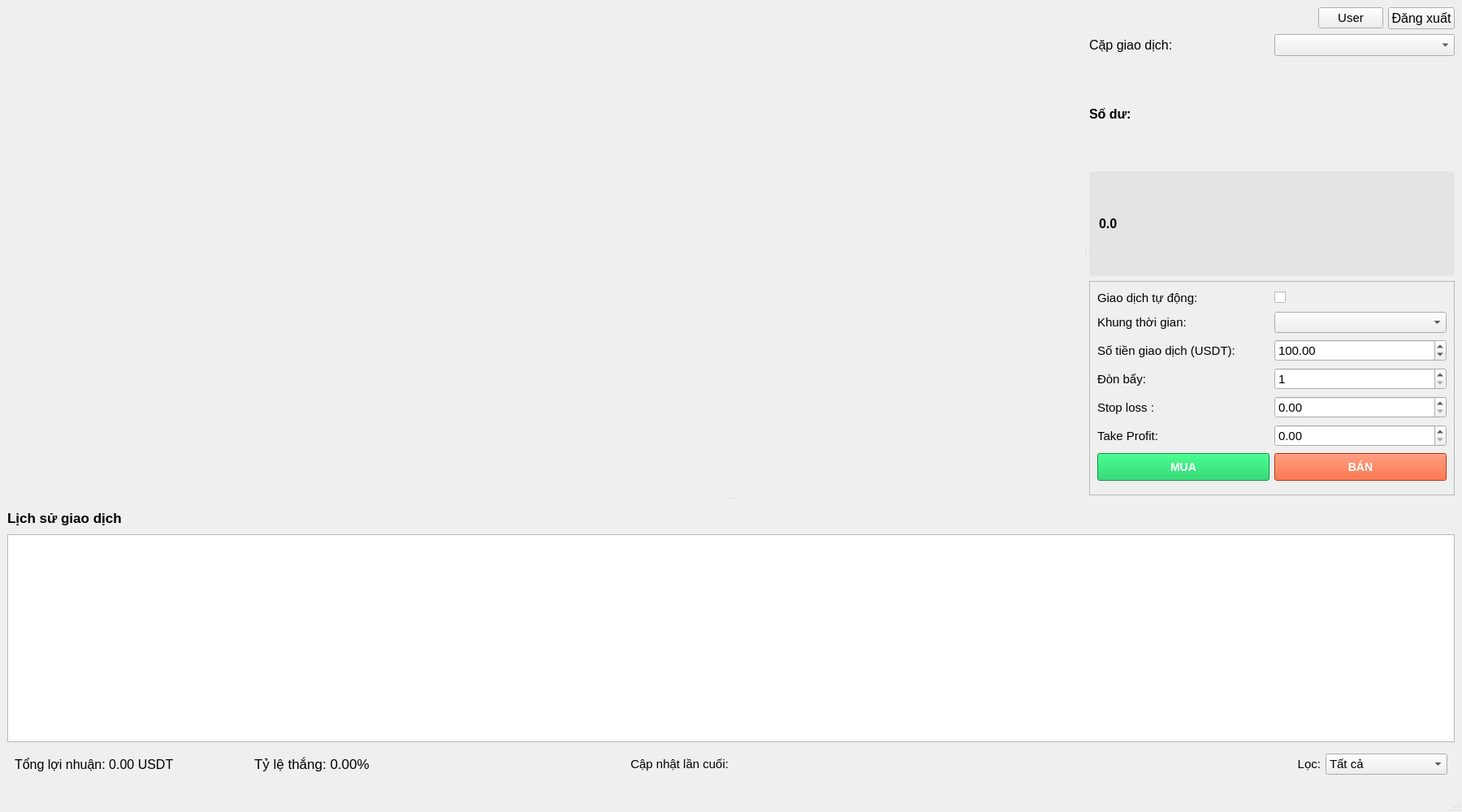
<?xml version="1.0" encoding="UTF-8"?>
<ui version="4.0">
 <class>MainWindow</class>
 <widget class="QMainWindow" name="MainWindow">
  <property name="geometry">
   <rect>
    <x>0</x>
    <y>0</y>
    <width>1800</width>
    <height>1000</height>
   </rect>
  </property>
  <property name="minimumSize">
   <size>
    <width>1800</width>
    <height>1000</height>
   </size>
  </property>
  <property name="font">
   <font>
    <pointsize>11</pointsize>
   </font>
  </property>
  <property name="windowTitle">
   <string>Binance Futures Trading</string>
  </property>
  <widget class="QWidget" name="centralwidget">
   <layout class="QVBoxLayout" name="verticalLayout">
    <item>
     <widget class="QSplitter" name="mainSplitter">
      <property name="orientation">
       <enum>Qt::Vertical</enum>
      </property>
      <property name="handleWidth">
       <number>8</number>
      </property>
      <property name="childrenCollapsible">
       <bool>false</bool>
      </property>
      <widget class="QWidget" name="topWidget" native="true">
       <property name="minimumSize">
        <size>
         <width>0</width>
         <height>600</height>
        </size>
       </property>
       <layout class="QHBoxLayout" name="horizontalLayout">
        <item>
         <widget class="QSplitter" name="topSplitter">
          <property name="orientation">
           <enum>Qt::Horizontal</enum>
          </property>
          <property name="handleWidth">
           <number>8</number>
          </property>
          <property name="childrenCollapsible">
           <bool>false</bool>
          </property>
          <widget class="QWidget" name="leftWidget" native="true">
           <property name="minimumSize">
            <size>
             <width>1080</width>
             <height>0</height>
            </size>
           </property>
           <layout class="QVBoxLayout" name="chartContainer"/>
          </widget>
          <widget class="QWidget" name="rightWidget" native="true">
           <property name="minimumSize">
            <size>
             <width>350</width>
             <height>0</height>
            </size>
           </property>
           <property name="maximumSize">
            <size>
             <width>450</width>
             <height>16777215</height>
            </size>
           </property>
           <layout class="QVBoxLayout" name="verticalLayout_2">
            <item>
             <layout class="QHBoxLayout" name="userLayout">
              <item>
               <spacer name="horizontalSpacer">
                <property name="orientation">
                 <enum>Qt::Horizontal</enum>
                </property>
                <property name="sizeHint" stdset="0">
                 <size>
                  <width>40</width>
                  <height>20</height>
                 </size>
                </property>
               </spacer>
              </item>
              <item>
               <widget class="QPushButton" name="userButton">
                <property name="font">
                 <font>
                  <pointsize>11</pointsize>
                 </font>
                </property>
                <property name="text">
                 <string>User</string>
                </property>
               </widget>
              </item>
              <item>
               <widget class="QPushButton" name="logoutButton">
                <property name="font">
                 <font>
                  <pointsize>12</pointsize>
                 </font>
                </property>
                <property name="text">
                 <string>Đăng xuất</string>
                </property>
               </widget>
              </item>
             </layout>
            </item>
            <item>
             <layout class="QHBoxLayout" name="symbolLayout">
              <item>
               <widget class="QLabel" name="symbolLabel">
                <property name="font">
                 <font>
                  <pointsize>12</pointsize>
                 </font>
                </property>
                <property name="text">
                 <string>Cặp giao dịch:</string>
                </property>
               </widget>
              </item>
              <item>
               <widget class="QComboBox" name="symbolComboBox">
                <property name="font">
                 <font>
                  <pointsize>12</pointsize>
                 </font>
                </property>
               </widget>
              </item>
             </layout>
            </item>
            <item>
             <layout class="QHBoxLayout" name="priceBalanceLayout">
              <item>
               <layout class="QVBoxLayout" name="balanceLayout">
                <item>
                 <widget class="QLabel" name="balanceLabel">
                  <property name="font">
                   <font>
                    <pointsize>12</pointsize>
                    <weight>75</weight>
                    <bold>true</bold>
                   </font>
                  </property>
                  <property name="styleSheet">
                   <string notr="true">font-weight: bold; font-size: 16px;</string>
                  </property>
                  <property name="text">
                   <string>Số dư:</string>
                  </property>
                 </widget>
                </item>
                <item>
                 <widget class="QLabel" name="balanceValueLabel">
                  <property name="minimumSize">
                   <size>
                    <width>0</width>
                    <height>50</height>
                   </size>
                  </property>
                  <property name="font">
                   <font>
                    <family>Arial</family>
                    <pointsize>12</pointsize>
                    <weight>75</weight>
                    <bold>true</bold>
                   </font>
                  </property>
                  <property name="styleSheet">
                   <string notr="true">background-color: rgba(0, 0, 0, 0.05); border-radius: 5px; padding: 8px; font-size: 16px;</string>
                  </property>
                  <property name="text">
                   <string>0.0</string>
                  </property>
                  <property name="textFormat">
                   <enum>Qt::RichText</enum>
                  </property>
                  <property name="wordWrap">
                   <bool>true</bool>
                  </property>
                 </widget>
                </item>
               </layout>
              </item>
             </layout>
            </item>
            <item>
             <widget class="QFrame" name="tradingSettingsFrame">
              <property name="frameShape">
               <enum>QFrame::StyledPanel</enum>
              </property>
              <property name="frameShadow">
               <enum>QFrame::Raised</enum>
              </property>
              <layout class="QGridLayout" name="gridLayout">
               <item row="0" column="0">
                <widget class="QLabel" name="autoTradingLabel">
                 <property name="font">
                  <font>
                   <pointsize>11</pointsize>
                  </font>
                 </property>
                 <property name="text">
                  <string>Giao dịch tự động:</string>
                 </property>
                </widget>
               </item>
               <item row="0" column="1">
                <widget class="QCheckBox" name="autoTradingCheckBox">
                 <property name="font">
                  <font>
                   <pointsize>11</pointsize>
                  </font>
                 </property>
                </widget>
               </item>
               <item row="1" column="0">
                <widget class="QLabel" name="timeframeLabel">
                 <property name="font">
                  <font>
                   <pointsize>11</pointsize>
                  </font>
                 </property>
                 <property name="text">
                  <string>Khung thời gian:</string>
                 </property>
                </widget>
               </item>
               <item row="1" column="1">
                <widget class="QComboBox" name="timeframeComboBox">
                 <property name="font">
                  <font>
                   <pointsize>11</pointsize>
                  </font>
                 </property>
                </widget>
               </item>
               <item row="2" column="0">
                <widget class="QLabel" name="amountLabel">
                 <property name="font">
                  <font>
                   <pointsize>11</pointsize>
                  </font>
                 </property>
                 <property name="text">
                  <string>Số tiền giao dịch (USDT):</string>
                 </property>
                </widget>
               </item>
               <item row="2" column="1">
                <widget class="QDoubleSpinBox" name="amountSpinBox">
                 <property name="font">
                  <font>
                   <pointsize>11</pointsize>
                  </font>
                 </property>
                 <property name="minimum">
                  <double>10.000000000000000</double>
                 </property>
                 <property name="maximum">
                  <double>10000.000000000000000</double>
                 </property>
                 <property name="value">
                  <double>100.000000000000000</double>
                 </property>
                </widget>
               </item>
               <item row="3" column="0">
                <widget class="QLabel" name="leverageLabel">
                 <property name="font">
                  <font>
                   <pointsize>11</pointsize>
                  </font>
                 </property>
                 <property name="text">
                  <string>Đòn bẩy:</string>
                 </property>
                </widget>
               </item>
               <item row="3" column="1">
                <widget class="QSpinBox" name="leverageSpinBox">
                 <property name="font">
                  <font>
                   <pointsize>11</pointsize>
                  </font>
                 </property>
                 <property name="minimum">
                  <number>1</number>
                 </property>
                 <property name="maximum">
                  <number>125</number>
                 </property>
                </widget>
               </item>
               <item row="4" column="0">
                <widget class="QLabel" name="stopLossLabel">
                 <property name="font">
                  <font>
                   <pointsize>11</pointsize>
                  </font>
                 </property>
                 <property name="text">
                  <string>Stop loss :</string>
                 </property>
                </widget>
               </item>
               <item row="5" column="0">
                <widget class="QLabel" name="takeProfitLabel">
                 <property name="font">
                  <font>
                   <pointsize>11</pointsize>
                  </font>
                 </property>
                 <property name="text">
                  <string>Take Profit:</string>
                 </property>
                </widget>
               </item>
               <item row="5" column="1">
                <widget class="QDoubleSpinBox" name="takeProfitSpinBox">
                 <property name="font">
                  <font>
                   <pointsize>11</pointsize>
                  </font>
                 </property>
                 <property name="minimum">
                  <double>0</double>
                 </property>
                 <property name="maximum">
                  <double>999999999.000000000000000</double>
                 </property>
                 <property name="value">
                  <double>0.000000000000000</double>
                 </property>
                 <property name="specialValueText">
                  <string></string>
                 </property>
                </widget>
               </item>
               <item row="4" column="1">
                <widget class="QDoubleSpinBox" name="stopLossSpinBox">
                 <property name="font">
                  <font>
                   <pointsize>11</pointsize>
                  </font>
                 </property>
                 <property name="minimum">
                  <double>0</double>
                 </property>
                 <property name="maximum">
                  <double>999999999.000000000000000</double>
                 </property>
                 <property name="value">
                  <double>0.000000000000000</double>
                 </property>
                 <property name="specialValueText">
                  <string></string>
                 </property>
                </widget>
               </item>
               <item row="6" column="0" colspan="2">
                <layout class="QHBoxLayout" name="buySellLayout">
                 <item>
                  <widget class="QPushButton" name="buyButton">
                   <property name="font">
                    <font>
                     <pointsize>13</pointsize>
                     <weight>75</weight>
                     <bold>true</bold>
                    </font>
                   </property>
                   <property name="styleSheet">
                    <string notr="true">background-color: #00C853; color: white; font-weight: bold; font-size: 14px; padding: 8px;</string>
                   </property>
                   <property name="text">
                    <string>MUA</string>
                   </property>
                  </widget>
                 </item>
                 <item>
                  <widget class="QPushButton" name="sellButton">
                   <property name="font">
                    <font>
                     <pointsize>13</pointsize>
                     <weight>75</weight>
                     <bold>true</bold>
                    </font>
                   </property>
                   <property name="styleSheet">
                    <string notr="true">background-color: #FF3D00; color: white; font-weight: bold; font-size: 14px; padding: 8px;</string>
                   </property>
                   <property name="text">
                    <string>BÁN</string>
                   </property>
                  </widget>
                 </item>
                </layout>
               </item>
              </layout>
             </widget>
            </item>
           </layout>
          </widget>
         </widget>
        </item>
       </layout>
      </widget>
      <widget class="QWidget" name="bottomWidget" native="true">
       <property name="minimumSize">
        <size>
         <width>0</width>
         <height>300</height>
        </size>
       </property>
       <property name="maximumSize">
        <size>
         <width>16777215</width>
         <height>350</height>
        </size>
       </property>
       <layout class="QVBoxLayout" name="verticalLayout_3">
        <property name="spacing">
         <number>5</number>
        </property>
        <property name="leftMargin">
         <number>0</number>
        </property>
        <property name="topMargin">
         <number>5</number>
        </property>
        <property name="rightMargin">
         <number>0</number>
        </property>
        <property name="bottomMargin">
         <number>5</number>
        </property>
        <item>
         <widget class="QLabel" name="tradeLabel">
          <property name="minimumSize">
           <size>
            <width>0</width>
            <height>30</height>
           </size>
          </property>
          <property name="font">
           <font>
            <family>Arial</family>
            <pointsize>13</pointsize>
            <weight>75</weight>
            <bold>true</bold>
           </font>
          </property>
          <property name="text">
           <string>Lịch sử giao dịch</string>
          </property>
         </widget>
        </item>
        <item>
         <widget class="QTableWidget" name="tradeTable">
          <property name="minimumSize">
           <size>
            <width>0</width>
            <height>210</height>
           </size>
          </property>
          <property name="font">
           <font>
            <pointsize>12</pointsize>
           </font>
          </property>
         </widget>
        </item>
        <item>
         <widget class="QWidget" name="bottomControlsWidget" native="true">
          <layout class="QHBoxLayout" name="horizontalLayout_2">
           <item>
            <layout class="QHBoxLayout" name="summaryLayout">
             <item>
              <widget class="QLabel" name="totalProfitLabel">
               <property name="minimumSize">
                <size>
                 <width>250</width>
                 <height>0</height>
                </size>
               </property>
               <property name="font">
                <font>
                 <family>Arial</family>
                 <pointsize>12</pointsize>
                </font>
               </property>
               <property name="text">
                <string>Tổng lợi nhuận: 0.00 USDT</string>
               </property>
              </widget>
             </item>
             <item>
              <widget class="QLabel" name="winRateLabel">
               <property name="minimumSize">
                <size>
                 <width>200</width>
                 <height>0</height>
                </size>
               </property>
               <property name="font">
                <font>
                 <family>Arial</family>
                 <pointsize>13</pointsize>
                </font>
               </property>
               <property name="text">
                <string>Tỷ lệ thắng: 0.00%</string>
               </property>
              </widget>
             </item>
             <item>
              <widget class="QLabel" name="lastUpdateLabel">
               <property name="font">
                <font>
                 <family>Arial</family>
                 <pointsize>11</pointsize>
                </font>
               </property>
               <property name="text">
                <string>Cập nhật lần cuối:</string>
               </property>
               <property name="alignment">
                <set>Qt::AlignRight|Qt::AlignTrailing|Qt::AlignVCenter</set>
               </property>
              </widget>
             </item>
            </layout>
           </item>
           <item>
            <layout class="QHBoxLayout" name="filterLayout">
             <item>
              <widget class="QLabel" name="filterLabel">
               <property name="font">
                <font>
                 <pointsize>11</pointsize>
                </font>
               </property>
               <property name="text">
                <string>Lọc:</string>
               </property>
               <property name="alignment">
                <set>Qt::AlignRight|Qt::AlignTrailing|Qt::AlignVCenter</set>
               </property>
              </widget>
             </item>
             <item>
              <widget class="QComboBox" name="filterComboBox">
               <property name="font">
                <font>
                 <pointsize>11</pointsize>
                </font>
               </property>
               <property name="maximumSize">
                <size>
                 <width>150</width>
                 <height>16777215</height>
                </size>
               </property>
               <item>
                <property name="text">
                 <string>Tất cả</string>
                </property>
               </item>
               <item>
                <property name="text">
                 <string>Đang mở</string>
                </property>
               </item>
               <item>
                <property name="text">
                 <string>Đã đóng</string>
                </property>
               </item>
               <item>
                <property name="text">
                 <string>Ứng dụng</string>
                </property>
               </item>
               <item>
                <property name="text">
                 <string>Binance</string>
                </property>
               </item>
              </widget>
             </item>
            </layout>
           </item>
          </layout>
         </widget>
        </item>
       </layout>
      </widget>
     </widget>
    </item>
   </layout>
  </widget>
  <widget class="QMenuBar" name="menubar">
   <property name="geometry">
    <rect>
     <x>0</x>
     <y>0</y>
     <width>1800</width>
     <height>27</height>
    </rect>
   </property>
   <property name="font">
    <font>
     <pointsize>11</pointsize>
    </font>
   </property>
  </widget>
  <widget class="QStatusBar" name="statusbar">
   <property name="font">
    <font>
     <pointsize>11</pointsize>
    </font>
   </property>
  </widget>
 </widget>
 <resources/>
 <connections/>
</ui>
